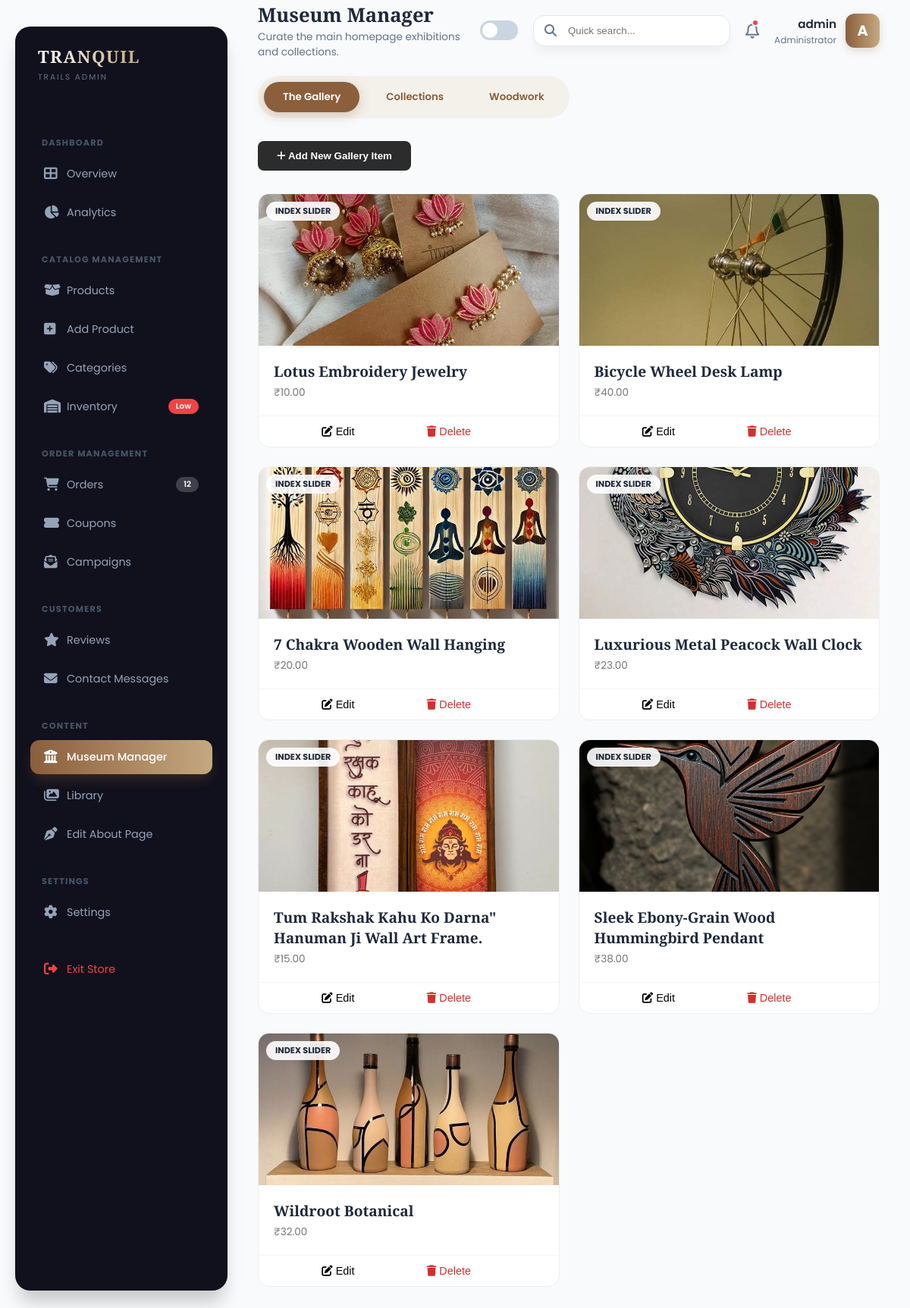
The page /admin-dashboard/museum-manager/ (signed in) on the database its author committed.
### core/models.py (models this page shows, shortened)
class GalleryItem(models.Model):
    CATEGORY_CHOICES = [
        ('Ceramics', 'Ceramics'),
        ('Wood', 'Woodwork'),
        ('Textiles', 'Textiles'),
        ('Other', 'Other')
    ]
    title = models.CharField(max_length=100)
    price = models.DecimalField(max_digits=10, decimal_places=2, default=0.00)
    category = models.CharField(max_length=50, choices=CATEGORY_CHOICES, default='Other')
    image = models.ImageField(upload_to='gallery/')
    created_at = models.DateTimeField(auto_now_add=True)

### core/views.py (the view, shortened to what this page needs)
# urls.py: path('admin-dashboard/museum-manager/', views.admin_museum_manager, name='museum_manager'),
@login_required(login_url='login')
@user_passes_test(admin_only, login_url='login')
def admin_museum_manager(request):
    context = {
        'gallery_items': GalleryItem.objects.all().order_by('-created_at'),
        'categories': Category.objects.all(),
        'wood_products': Product.objects.filter(category__name='Wood')
    }
    return render(request, 'admin/museum_manager.html', context)

### core/views.py (called while the page is built)
def admin_only(user):
    return user.is_authenticated and user.is_staff

### core/templates/admin/museum_manager.html (shortened to what this page needs)
{% extends 'admin/base_admin.html' %}
{% load static %}
{% block page_title %}Museum Manager{% endblock %}
{% block page_desc %}Curate the main homepage exhibitions and collections.{% endblock %}
{% block content %}
<div class="museum-tabs">
    <button class="m-tab active" data-tab="gallery" onclick="filterMuseum('gallery')">The Gallery</button>
    <button class="m-tab" data-tab="collections" onclick="filterMuseum('collections')">Collections</button>
    <button class="m-tab" data-tab="woodwork" onclick="filterMuseum('woodwork')">Woodwork</button>
</div>
<button class="add-btn-main" onclick="openMuseumModal('add')" style="margin-bottom: 30px; background: #2c2c2c; color: white; border: none; padding: 12px 25px; border-radius: 8px; cursor: pointer; font-weight: 600;">
    <i class="fas fa-plus"></i> Add New <span id="addBtnText">Gallery Item</span>
</button>
<div class="museum-grid" id="museumGrid">
    {% for item in gallery_items %}
    <div class="museum-card" data-type="gallery">
        <div class="m-img-wrapper">
            <span class="m-badge">INDEX SLIDER</span>
            <img src="{{ item.image.url }}" id="img-{{ item.id }}">
        </div>
        <div class="m-content">
            <h4 id="name-{{ item.id }}">{{ item.title }}</h4>
            <p>₹<span id="price-{{ item.id }}">{{ item.price }}</span></p>
        </div>
        <div class="m-actions">
            <button class="m-action-btn" onclick="openMuseumModal('edit', '{{ item.id }}', 'gallery')"><i class="fas fa-edit"></i> Edit</button>
            <form method="POST" style="flex:1;" onsubmit="return confirm('Delete this item from home page?')">
                <button type="submit" class="m-action-btn btn-del"><i class="fas fa-trash"></i> Delete</button>
            </form>
        </div>
    </div>
    {% endfor %}
</div>
{% endblock %}

### core/templates/admin/base_admin.html (shortened to what this page needs)
{% load static %}
<!DOCTYPE html>
<html lang="en" data-theme="light"> <head>
    <link rel="stylesheet" href="https://cdnjs.cloudflare.com/ajax/libs/font-awesome/6.4.0/css/all.min.css">
</head>
<body>
    <aside class="sidebar" id="sidebar">
        <div class="logo-area">
            <div>
                <div class="logo-text">TRANQUIL</div>
                <div class="logo-sub">Trails Admin</div>
            </div>
        </div>
        <div class="nav-scroller">
            <div class="nav-category">Dashboard</div>
            <div class="nav-item">
                <a href="{% url 'admin_dashboard' %}" class="nav-link {% if request.resolver_match.url_name == 'admin_dashboard' %}active{% endif %}">
                    <i class="fas fa-th-large"></i> <span>Overview</span>
                </a>
            </div>
            <div class="nav-item">
                <a href="{% url 'admin_analytics' %}" class="nav-link {% if request.resolver_match.url_name == 'admin_analytics' %}active{% endif %}">
                    <i class="fas fa-chart-pie"></i> <span>Analytics</span>
                </a>
            </div>
            <div class="nav-category">Catalog Management</div>
            <div class="nav-item">
                <a href="{% url 'admin_products' %}" class="nav-link {% if request.resolver_match.url_name == 'admin_products' %}active{% endif %}">
                    <i class="fas fa-box-open"></i> <span>Products</span>
                </a>
            </div>
            <div class="nav-item">
                <a href="{% url 'admin_add_product' %}" class="nav-link {% if request.resolver_match.url_name == 'admin_add_product' %}active{% endif %}">
                    <i class="fas fa-plus-square"></i> <span>Add Product</span>
                </a>
            </div>
            <div class="nav-item">
                <a href="{% url 'admin_categories' %}" class="nav-link {% if request.resolver_match.url_name == 'admin_categories' %}active{% endif %}">
                    <i class="fas fa-tags"></i> <span>Categories</span>
                </a>
            </div>
            <div class="nav-item">
                <a href="{% url 'admin_inventory' %}" class="nav-link {% if request.resolver_match.url_name == 'admin_inventory' %}active{% endif %}">
                    <i class="fas fa-warehouse"></i> <span>Inventory</span>
                    <span class="badge bg-danger">Low</span>
                </a>
            </div>
            <div class="nav-category">Order Management</div>
            <div class="nav-item">
                <a href="{% url 'admin_orders' %}" class="nav-link {% if request.resolver_match.url_name == 'admin_orders' %}active{% endif %}">
                    <i class="fas fa-shopping-cart"></i> <span>Orders</span>
                    <span class="badge bg-accent">12</span>
                </a>
            </div>
             <div class="nav-item">
                <a href="{% url 'admin_discounts' %}" class="nav-link {% if request.resolver_match.url_name == 'admin_discounts' %}active{% endif %}">
                    <i class="fas fa-ticket-alt"></i> <span>Coupons</span>
                </a>
            </div>
            <div class="nav-item">
                <a href="{% url 'admin_campaigns' %}" class="nav-link {% if request.resolver_match.url_name == 'admin_campaigns' %}active{% endif %}">
                    <i class="fas fa-envelope-open-text"></i> <span>Campaigns</span>
                </a>
            </div>
            <div class="nav-category">Customers</div>
           <div class="nav-item">
                <a href="{% url 'admin_reviews' %}" class="nav-link {% if request.resolver_match.url_name == 'admin_reviews' %}active{% endif %}">
                    <i class="fas fa-star"></i> <span>Reviews</span>
                </a>
            </div>
                       <div class="nav-item">
                <a href="{% url 'admin_contact_messages' %}"
                class="nav-link {% if request.resolver_match.url_name == 'admin_contact_messages' %}active{% endif %}">
                    <i class="fas fa-envelope"></i> <span>Contact Messages</span>
                </a>
            </div>
            <div class="nav-category">Content</div>
            <div class="nav-item">
                <a href="{% url 'museum_manager' %}" class="nav-link {% if request.resolver_match.url_name == 'museum_manager' %}active{% endif %}">
                    <i class="fas fa-university"></i> <span>Museum Manager</span>
                </a>
            </div>
            <div class="nav-item">
                <a href="{% url 'admin_media' %}" class="nav-link {% if request.resolver_match.url_name == 'admin_media' %}active{% endif %}">
                    <i class="fas fa-images"></i> <span>Library</span>
                </a>
            </div>
             <div class="nav-item">
                <a href="{% url 'admin_about_editor' %}" class="nav-link {% if request.resolver_match.url_name == 'admin_about_editor' %}active{% endif %}">
                    <i class="fas fa-pen-nib"></i> <span>Edit About Page</span>
                </a>
            </div>
            <div class="nav-category">Settings</div>
            <div class="nav-item">
                <a href="{% url 'admin_settings' %}" class="nav-link {% if request.resolver_match.url_name == 'admin_settings' %}active{% endif %}">
                    <i class="fas fa-cog"></i> <span>Settings</span>
                </a>
            </div>
            <div class="nav-item">
                <a href="{% url 'home' %}" class="nav-link logout">
                    <i class="fas fa-sign-out-alt"></i> <span>Exit Store</span>
                </a>
            </div>
        </div>
    </aside>
    <div class="content-wrapper">
        <header class="top-header">
            <div class="header-left">
                <div class="page-title">
                    <h2>{% block page_title %}Dashboard{% endblock %}</h2>
                    <p>{% block page_desc %}Welcome back, Admin{% endblock %}</p>
                </div>
            </div>
            <div class="header-right">
                <div class="theme-switch-wrapper">
                    <label class="theme-switch" for="checkbox">
                        <div class="slider round">
                            <i class="fas fa-sun"></i>
                        </div>
                    </label>
                </div>
                <div class="search-box">
                    <i class="fas fa-search"></i>
                    <input type="text" placeholder="Quick search...">
                </div>
                <div class="notif-btn">
                    <i class="far fa-bell"></i>
                    <div class="notif-dot"></div>
                </div>
                <div class="user-profile">
                    <div class="user-info">
                        <span class="name">{{ user.first_name|default:user.username }}</span>
                        <span class="role">Administrator</span>
                    </div>
                    <div class="user-avatar">
                        {{ user.username|slice:":1"|upper }}
                    </div>
                </div>
            </div>
        </header>
        <div class="content-body">
            {% block content %}{% endblock %}
        </div>
    </div>
</body>
</html>

### core/templates/admin/museum_manager.html (style rules this page uses)
.museum-tabs { display: flex; gap: 10px; margin-bottom: 30px; background: #f4f1ea; padding: 8px; border-radius: 50px; width: fit-content; }
.m-tab { padding: 10px 25px; border-radius: 50px; border: none; background: transparent; cursor: pointer; font-family: 'Poppins'; font-weight: 600; color: #8B5E3C; transition: 0.3s; }
.m-tab.active { background: #8B5E3C; color: white; box-shadow: 0 4px 15px rgba(139, 94, 60, 0.3); }
.museum-grid { display: grid; grid-template-columns: repeat(auto-fill, minmax(280px, 1fr)); gap: 25px; }
.museum-card { background: white; border-radius: 15px; overflow: hidden; border: 1px solid #eee; transition: 0.4s cubic-bezier(0.175, 0.885, 0.32, 1.275); opacity: 0; transform: translateY(30px); display: flex; flex-direction: column; }
.m-img-wrapper { height: 200px; width: 100%; position: relative; overflow: hidden; }
.m-img-wrapper img { width: 100%; height: 100%; object-fit: cover; }
.m-badge { position: absolute; top: 10px; left: 10px; background: rgba(255,255,255,0.9); padding: 4px 12px; border-radius: 20px; font-size: 0.7rem; font-weight: bold; }
.m-content { padding: 20px; flex-grow: 1; }
.m-content h4 { font-family: 'Playfair Display'; font-size: 1.2rem; margin-bottom: 5px; }
.m-content p { font-size: 0.85rem; color: #777; }
.m-actions { display: flex; border-top: 1px solid #f5f5f5; }
.m-action-btn { flex: 1; padding: 12px; border: none; background: none; cursor: pointer; font-size: 0.9rem; transition: 0.2s; }
.btn-del { color: #d32f2f; }

### rows shown on the page
GalleryItem: image (picture), title "Lotus Embroidery Jewelry", price "10.00"
GalleryItem: image (picture), title "Bicycle Wheel Desk Lamp", price "40.00"
GalleryItem: image (picture), title "7 Chakra Wooden Wall Hanging", price "20.00"
GalleryItem: image (picture), title "Luxurious Metal Peacock Wall Clock", price "23.00"
GalleryItem: image (picture), title "Tum Rakshak Kahu Ko Darna\" Hanuman Ji Wall Art Frame.", price "15.00"
GalleryItem: image (picture), title "Sleek Ebony-Grain Wood Hummingbird Pendant", price "38.00"
GalleryItem: image (picture), title "Wildroot Botanical", price "32.00"

### other values the page prints
{{ user.first_name|default:user.username }} "admin"
{{ user.username|slice:":1"|upper }} "A"
